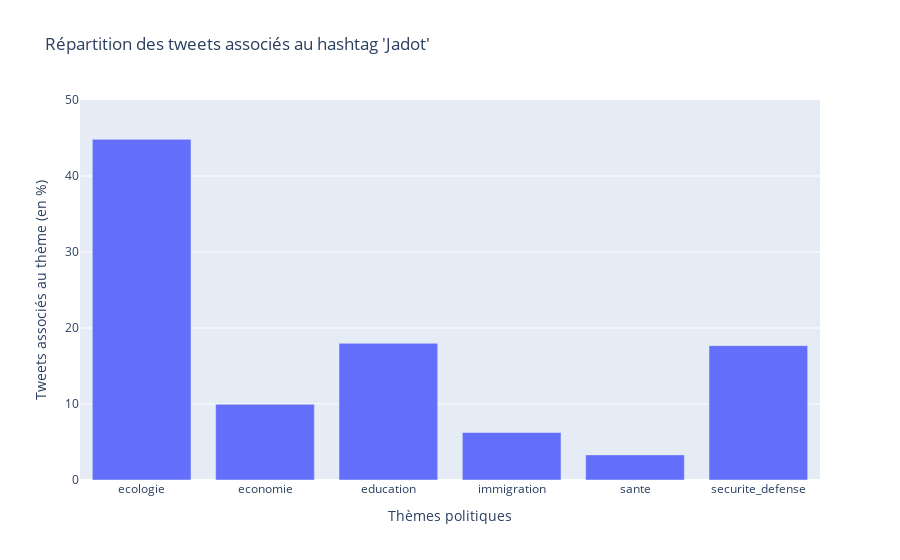
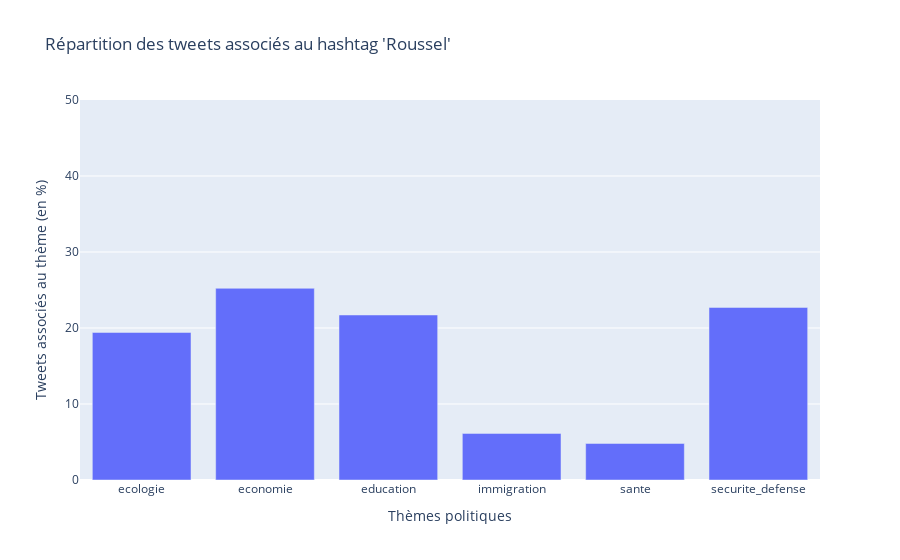
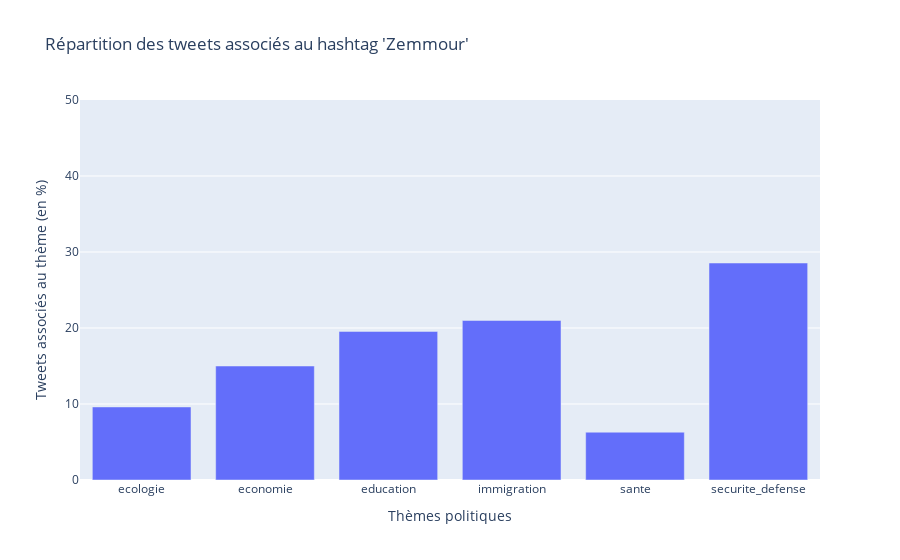
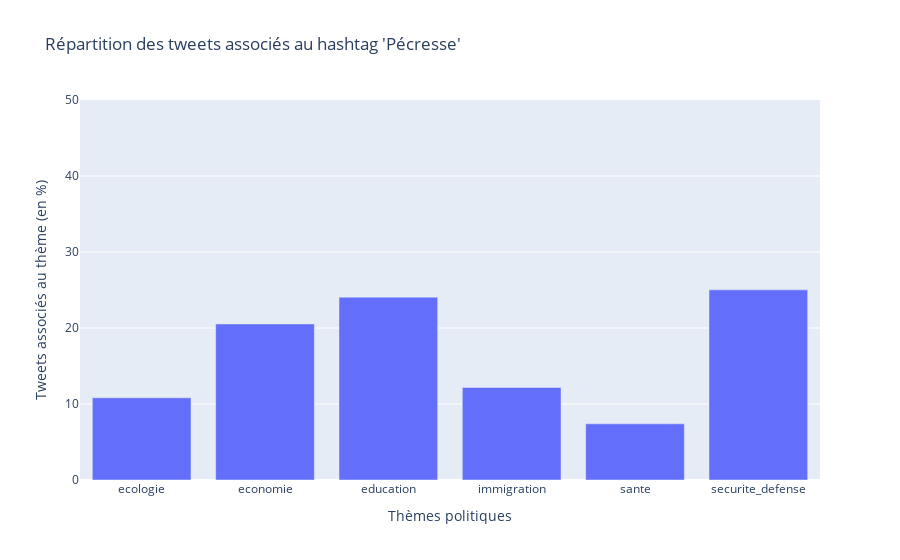

Here is the notebook cell these charts were saved with, in order:
### Markdown cell above
### ------------------------------------------Barplot Tweets par hashtag----------------------------------------------------------------------

### Code cell
fig = px.bar(df_jadot_hashtag, x=df_jadot_hashtag.index, y="tweets_lies",labels=dict(tweets_lies="Tweets associés au thème (en %)"), range_y = [0,50], title= "Répartition des tweets associés au hashtag 'Jadot'").update_layout(xaxis_title="Thèmes politiques")
fig.show()
fig = px.bar(df_roussel_hashtag, x=df_roussel_hashtag.index, y="tweets_lies",labels=dict(tweets_lies="Tweets associés au thème (en %)"), range_y = [0,50], title="Répartition des tweets associés au hashtag 'Roussel'").update_layout(xaxis_title="Thèmes politiques")
fig.show()
fig = px.bar(df_zemmour_hashtag, x=df_zemmour_hashtag.index, y="tweets_lies",labels=dict(tweets_lies="Tweets associés au thème (en %)"), range_y = [0,50], title="Répartition des tweets associés au hashtag 'Zemmour'").update_layout(xaxis_title="Thèmes politiques")
fig.show()
fig = px.bar(df_pecresse_hashtag, x=df_pecresse_hashtag.index, y="tweets_lies",labels=dict(tweets_lies="Tweets associés au thème (en %)"), range_y = [0,50], title="Répartition des tweets associés au hashtag 'Pécresse'").update_layout(xaxis_title="Thèmes politiques")
fig.show()
fig = px.bar(df_macron_hashtag, x=df_macron_hashtag.index, y="tweets_lies",labels=dict(tweets_lies="Tweets associés au thème (en %)"), range_y = [0,50], title="Répartition des tweets associés au hashtag 'Macron'").update_layout(xaxis_title="Thèmes politiques")
fig.show()
fig = px.bar(df_lepen_hashtag, x=df_lepen_hashtag.index, y="tweets_lies",labels=dict(tweets_lies="Tweets associés au thème (en %)"), range_y = [0,50], title="Répartition des tweets associés au hashtag 'Lepen'").update_layout(xaxis_title="Thèmes politiques")
fig.show()
fig = px.bar(df_poutou_hashtag, x=df_poutou_hashtag.index, y="tweets_lies",labels=dict(tweets_lies="Tweets associés au thème (en %)"), range_y = [0,50], title="Répartition des tweets associés au hashtag 'Poutou'").update_layout(xaxis_title="Thèmes politiques")
fig.show()
fig = px.bar(df_hidalgo_hashtag, x=df_hidalgo_hashtag.index, y="tweets_lies",labels=dict(tweets_lies="Tweets associés au thème (en %)"), range_y = [0,50], title="Répartition des tweets associés au hashtag 'Hidalgo'").update_layout(xaxis_title="Thèmes politiques")
fig.show()
fig = px.bar(df_dupontaignan_hashtag, x=df_dupontaignan_hashtag.index, y="tweets_lies",labels=dict(tweets_lies="Tweets associés au thème (en %)"), range_y = [0,50], title="Répartition des tweets associés au hashtag 'Dupont-Aignan'").update_layout(xaxis_title="Thèmes politiques")
fig.show()
fig = px.bar(df_arthaud_hashtag, x=df_arthaud_hashtag.index, y="tweets_lies",labels=dict(tweets_lies="Tweets associés au thème (en %)"), range_y = [0,50], title="Répartition des tweets associés au hashtag 'Arthaud'").update_layout(xaxis_title="Thèmes politiques")
fig.show()
fig = px.bar(df_lassalle_hashtag, x=df_lassalle_hashtag.index, y="tweets_lies",labels=dict(tweets_lies="Tweets associés au thème (en %)"), range_y = [0,50], title="Répartition des tweets associés au hashtag 'Lasalle'").update_layout(xaxis_title="Thèmes politiques")
fig.show()
fig = px.bar(df_melenchon_hashtag, x=df_melenchon_hashtag.index, y="tweets_lies",labels=dict(tweets_lies="Tweets associés au thème (en %)"), range_y = [0,50], title="Répartition des tweets associés au hashtag 'Mélenchon'").update_layout(xaxis_title="Thèmes politiques")
fig.show()

### Figure 1 — Plotly figure (JSON) as saved in the notebook; plotly's stock layout.template omitted (floating-point values rounded to 4 significant figures)
{"data": [{"alignmentgroup": "True", "hovertemplate": "index=%{x}<br>Tweets associés au thème (en %)=%{y}<extra></extra>", "legendgroup": "", "marker": {"color": "#636efa", "pattern": {"shape": ""}}, "name": "", "offsetgroup": "", "orientation": "v", "showlegend": false, "textposition": "auto", "type": "bar", "x": ["ecologie", "economie", "education", "immigration", "sante", "securite_defense"], "xaxis": "x", "y": [44.82, 9.958, 17.99, 6.253, 3.304, 17.68], "yaxis": "y"}], "layout": {"barmode": "relative", "legend": {"tracegroupgap": 0}, "title": {"text": "Répartition des tweets associés au hashtag 'Jadot'"}, "xaxis": {"anchor": "y", "domain": [0, 1], "title": {"text": "Thèmes politiques"}}, "yaxis": {"anchor": "x", "domain": [0, 1], "range": [0, 50], "title": {"text": "Tweets associés au thème (en %)"}}}}

### Figure 2 — Plotly figure (JSON) as saved in the notebook; plotly's stock layout.template omitted (floating-point values rounded to 4 significant figures)
{"data": [{"alignmentgroup": "True", "hovertemplate": "index=%{x}<br>Tweets associés au thème (en %)=%{y}<extra></extra>", "legendgroup": "", "marker": {"color": "#636efa", "pattern": {"shape": ""}}, "name": "", "offsetgroup": "", "orientation": "v", "showlegend": false, "textposition": "auto", "type": "bar", "x": ["ecologie", "economie", "education", "immigration", "sante", "securite_defense"], "xaxis": "x", "y": [19.41, 25.22, 21.71, 6.132, 4.81, 22.71], "yaxis": "y"}], "layout": {"barmode": "relative", "legend": {"tracegroupgap": 0}, "title": {"text": "Répartition des tweets associés au hashtag 'Roussel'"}, "xaxis": {"anchor": "y", "domain": [0, 1], "title": {"text": "Thèmes politiques"}}, "yaxis": {"anchor": "x", "domain": [0, 1], "range": [0, 50], "title": {"text": "Tweets associés au thème (en %)"}}}}

### Figure 3 — Plotly figure (JSON) as saved in the notebook; plotly's stock layout.template omitted (floating-point values rounded to 4 significant figures)
{"data": [{"alignmentgroup": "True", "hovertemplate": "index=%{x}<br>Tweets associés au thème (en %)=%{y}<extra></extra>", "legendgroup": "", "marker": {"color": "#636efa", "pattern": {"shape": ""}}, "name": "", "offsetgroup": "", "orientation": "v", "showlegend": false, "textposition": "auto", "type": "bar", "x": ["ecologie", "economie", "education", "immigration", "sante", "securite_defense"], "xaxis": "x", "y": [9.612, 15.0, 19.55, 21.0, 6.292, 28.55], "yaxis": "y"}], "layout": {"barmode": "relative", "legend": {"tracegroupgap": 0}, "title": {"text": "Répartition des tweets associés au hashtag 'Zemmour'"}, "xaxis": {"anchor": "y", "domain": [0, 1], "title": {"text": "Thèmes politiques"}}, "yaxis": {"anchor": "x", "domain": [0, 1], "range": [0, 50], "title": {"text": "Tweets associés au thème (en %)"}}}}

### Figure 4 — Plotly figure (JSON) as saved in the notebook; plotly's stock layout.template omitted (floating-point values rounded to 4 significant figures)
{"data": [{"alignmentgroup": "True", "hovertemplate": "index=%{x}<br>Tweets associés au thème (en %)=%{y}<extra></extra>", "legendgroup": "", "marker": {"color": "#636efa", "pattern": {"shape": ""}}, "name": "", "offsetgroup": "", "orientation": "v", "showlegend": false, "textposition": "auto", "type": "bar", "x": ["ecologie", "economie", "education", "immigration", "sante", "securite_defense"], "xaxis": "x", "y": [10.82, 20.53, 24.06, 12.18, 7.386, 25.02], "yaxis": "y"}], "layout": {"barmode": "relative", "legend": {"tracegroupgap": 0}, "title": {"text": "Répartition des tweets associés au hashtag 'Pécresse'"}, "xaxis": {"anchor": "y", "domain": [0, 1], "title": {"text": "Thèmes politiques"}}, "yaxis": {"anchor": "x", "domain": [0, 1], "range": [0, 50], "title": {"text": "Tweets associés au thème (en %)"}}}}
